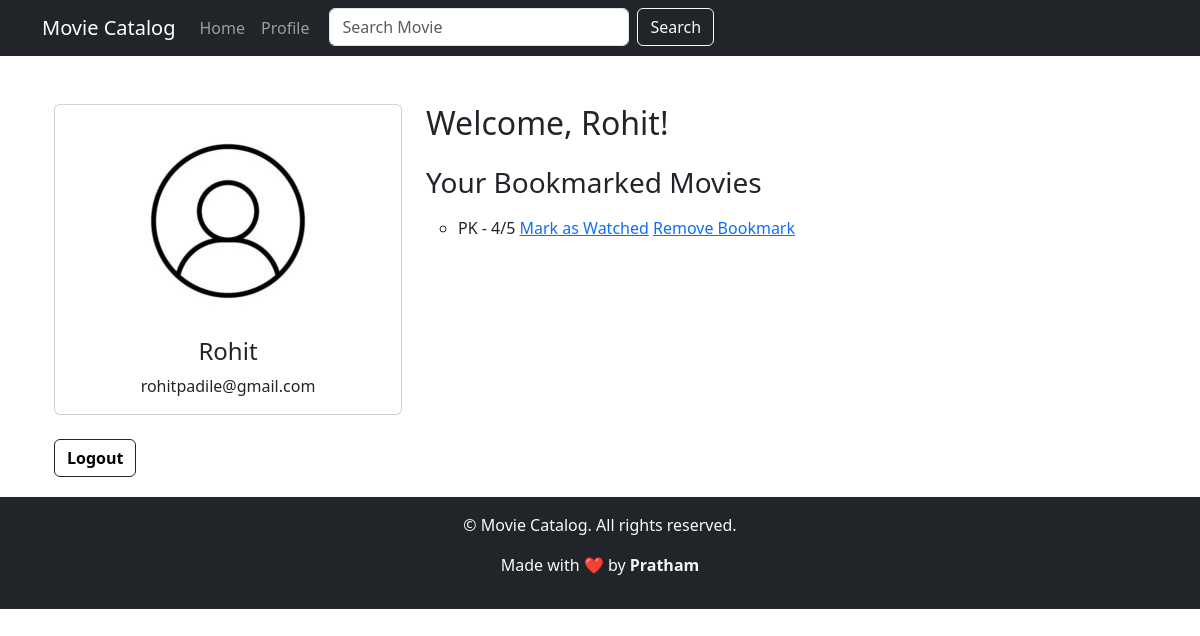
The page /profile (signed in) on the database its author committed.
### movieCatalogApp/models.py (models this page shows, shortened)
class UserBookmark(models.Model):
    user = models.ForeignKey('auth.User', on_delete=models.CASCADE)
    movie = models.ForeignKey(Movie, on_delete=models.CASCADE)
    rating = models.PositiveIntegerField(choices=[(1, '1 Star'), (2, '2 Stars'), (3, '3 Stars'), (4, '4 Stars'), (5, '5 Stars')])
    comments = models.TextField(blank=True)
    bookmarked_at = models.DateTimeField(auto_now_add=True)
    watched = models.BooleanField(default=False)
    watched_at = models.DateTimeField(null=True, blank=True)

class Movie(models.Model):
    title = models.CharField(max_length=200)
    genre = models.CharField(max_length=100)
    rating = models.DecimalField(max_digits=3, decimal_places=1)
    release_date = models.CharField(max_length=50)
    description = models.TextField()
    director = models.CharField(max_length=100)
    duration_minutes = models.PositiveIntegerField()
    trailer_url = models.URLField(default=None)
    cover_image = models.URLField(default=None)

### movieCatalogApp/views.py (the view)
# urls.py: path('profile', views.profile, name='profile'),
@login_required
def profile(request):
    user_bookmarks = UserBookmark.objects.filter(user=request.user)
    return render(request, 'movieCatalogApp/profile.html', {'user_bookmarks': user_bookmarks})

### movieCatalogApp/templates/movieCatalogApp/profile.html (shortened to what this page needs)
{% extends 'movieCatalogApp/layout.html' %}
{% load static %}
{% block content %}
<div class="container mt-5" style="padding-bottom: 20px;">
    <div class="row">
        <div class="col-md-4">
            <div class="card mb-4">
                <div class="card-body text-center">
                    <img src="{% static 'movieCatalogApp/profileIcon.jpg' %}" class="img-fluid rounded-circle mb-3" alt="Profile Picture">
                    <h4 class="card-title">{{ request.user.username }}</h4>
                    <p class="card-text">{{ request.user.email }}</p>
                </div>
            </div>
        </div>
        <div class="col-md-8">
            <h2 class="mb-4">Welcome, {{ request.user.username }}!</h2>
            <h3 class="mb-3">Your Bookmarked Movies</h3>
            {% if user_bookmarks %}
            <ul class="list-group">
                <ul>
                    {% for bookmark in user_bookmarks %}
                        <li>{{ bookmark.movie.title }} - {{ bookmark.rating }}/5
                            {% if not bookmark.watched %}
                                <a href="{% url 'mark_as_watched' bookmark.id %}">Mark as Watched</a>
                            {% else %}
                                Already Watched
                            {% endif %}
                            <a href="{% url 'remove_bookmark' bookmark.id %}">Remove Bookmark</a>
                        </li>
                    {% endfor %}
                </ul>
            </ul>
            {% else %}
            <p>You haven't bookmarked any movies yet.</p>
            {% endif %}
        </div>
        <div class="col-md-8">
            <button class="btn btn-outline-dark">
                <a href="{% url 'logout' %}" style="text-decoration: none; font-weight: bold; color: black;">Logout</a>
            </button>
        </div>
    </div>
</div>
{% endblock %}

### rows shown on the page
UserBookmark: movie "PK", rating "4", watched "Mark as Watched"

### other values the page prints
{{ request.user.username }} "Rohit"
{{ request.user.email }} "rohitpadile@gmail.com"
